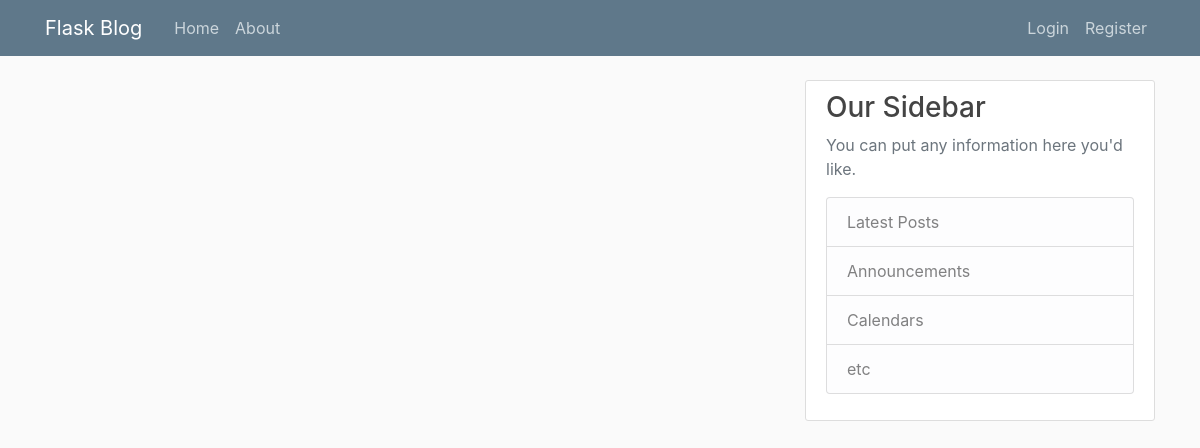
Page /home on the earlier database version.
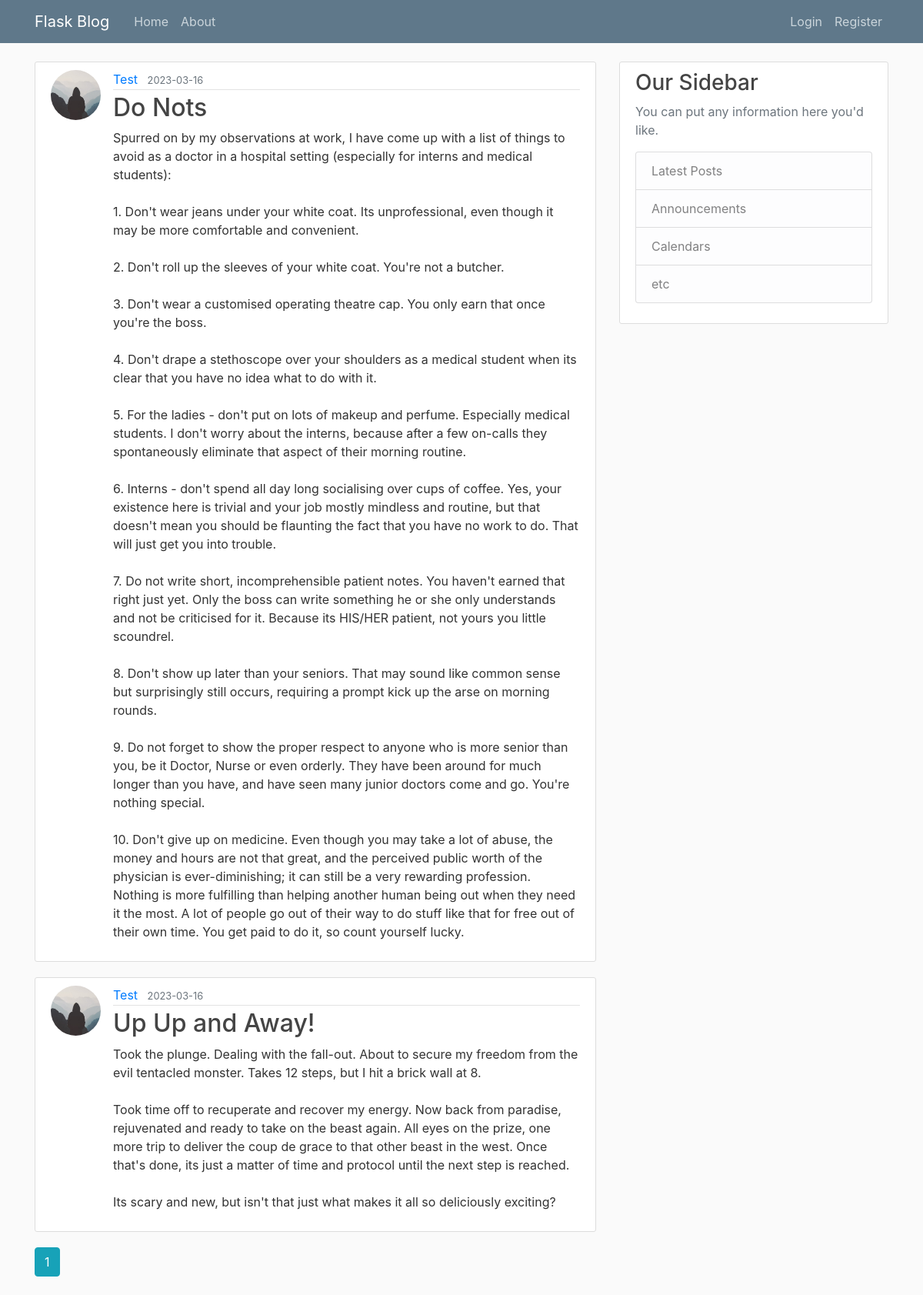
Same page on the later database version.
### flaskblog/models.py (models this page shows, shortened)
class Post(db.Model):
    id = db.Column(db.Integer, primary_key=True)
    title = db.Column(db.String(100), nullable=False)
    date_posted = db.Column(db.DateTime, nullable=False, default=datetime.utcnow)
    content = db.Column(db.Text, nullable=False)
    user_id = db.Column(db.Integer, db.ForeignKey('user.id'), nullable=False)

class User(db.Model, UserMixin):
    id = db.Column(db.Integer, primary_key=True)
    username = db.Column(db.String(20), unique=True, nullable=False)
    email = db.Column(db.String(120), unique=True, nullable=False)
    image_file = db.Column(db.String(20), nullable=False, default='default.jpg')
    password = db.Column(db.String(60), nullable=False)
    posts = db.relationship('Post', backref='author', lazy=True)

### flaskblog/main/routes.py (the view)
@main.route("/")
@main.route("/home")
def home():
    page = request.args.get('page', 1, type=int)
    posts = Post.query.order_by(Post.date_posted.desc()).paginate(page=page, per_page=5)
    return render_template('home.html', posts=posts)

### flaskblog/templates/home.html
{% extends "layout.html" %}
{% block content %}
    {% for post in posts.items %}
        <article class="media content-section">
          <img class="rounded-circle article-img" src="{{ url_for('static', filename='profile_pics/' + post.author.image_file) }}">
          <div class="media-body">
            <div class="article-metadata">
              <a class="mr-2" href="{{ url_for('users.user_posts', username=post.author.username) }}">{{ post.author.username }}</a>
              <small class="text-muted">{{ post.date_posted.strftime('%Y-%m-%d') }}</small>
            </div>
            <h2><a class="article-title" href="{{ url_for('posts.post', post_id=post.id) }}">{{ post.title }}</a></h2>
            <p class="article-content">{{ post.content }}</p>
          </div>
        </article>
    {% endfor %}
    {% for page_num in posts.iter_pages(left_edge=1, right_edge=1, left_current=1, right_current=2) %}
      {% if page_num %}
        {% if posts.page == page_num %}
          <a class="btn btn-info mb-4" href="{{ url_for('main.home', page=page_num) }}">{{ page_num }}</a>
        {% else %}
          <a class="btn btn-outline-info mb-4" href="{{ url_for('main.home', page=page_num) }}">{{ page_num }}</a>
        {% endif %}
      {% else %}
        ...
      {% endif %}
    {% endfor %}
{% endblock content %}

### flaskblog/templates/layout.html (shortened to what this page needs)
<!DOCTYPE html>
<html>
<head>
    <link rel="stylesheet" href="https://maxcdn.bootstrapcdn.com/bootstrap/4.0.0/css/bootstrap.min.css">
    <link rel="stylesheet" type="text/css" href="{{ url_for('static', filename='main.css') }}">
</head>
<body>
    <header class="site-header">
      <nav class="navbar navbar-expand-md navbar-dark bg-steel fixed-top">
        <div class="container">
          <a class="navbar-brand mr-4" href="/">Flask Blog</a>
          <div class="collapse navbar-collapse" id="navbarToggle">
            <div class="navbar-nav mr-auto">
              <a class="nav-item nav-link" href="{{ url_for('main.home') }}">Home</a>
              <a class="nav-item nav-link" href="{{ url_for('main.about') }}">About</a>
            </div>
            <div class="navbar-nav">
              {% if current_user.is_authenticated %}
                <a class="nav-item nav-link" href="{{ url_for('posts.new_post') }}">New Post</a>
                <a class="nav-item nav-link" href="{{ url_for('users.account') }}">Account</a>
                <a class="nav-item nav-link" href="{{ url_for('users.logout') }}">Logout</a>
              {% else %}
                <a class="nav-item nav-link" href="{{ url_for('users.login') }}">Login</a>
                <a class="nav-item nav-link" href="{{ url_for('users.register') }}">Register</a>
              {% endif %}
            </div>
          </div>
        </div>
      </nav>
    </header>
    <main role="main" class="container">
      <div class="row">
        <div class="col-md-8">
          {% block content %}{% endblock %}
        </div>
        <div class="col-md-4">
          <div class="content-section">
            <h3>Our Sidebar</h3>
            <p class='text-muted'>You can put any information here you'd like.
              <ul class="list-group">
                <li class="list-group-item list-group-item-light">Latest Posts</li>
                <li class="list-group-item list-group-item-light">Announcements</li>
                <li class="list-group-item list-group-item-light">Calendars</li>
                <li class="list-group-item list-group-item-light">etc</li>
              </ul>
            </p>
          </div>
        </div>
      </div>
    </main>
</body>
</html>

### flaskblog/static/main.css (style rules this page uses)
body { background: #fafafa; color: #333333; margin-top: 5rem; }
h1, h2, h3, h4, h5, h6 { color: #444444; }
.bg-steel { background-color: #5f788a; }
.site-header .navbar-nav .nav-link { color: #cbd5db; }
.content-section { background: #ffffff; padding: 10px 20px; border: 1px solid #dddddd; border-radius: 3px; margin-bottom: 20px; }
.article-title { color: #444444; }
.article-content { white-space: pre-line; }
.article-img { height: 65px; width: 65px; margin-right: 16px; }
.article-metadata { padding-bottom: 1px; margin-bottom: 4px; border-bottom: 1px solid #e3e3e3 }

Differences in the rows shown:
added Post: image_file (placeholder picture), author.username "Test", date_posted "2023-03-16", title "Do Nots", content "Spurred on by my observations at work, I have come up with a list of things to avoid as a doctor in a hospital setting (especially for interns and medical students): 1. Don't wear jeans under your white coat. Its unprofessional, even though it may be more comfortable and convenient. 2. Don't roll up the sleeves of your white coat. You're not a butcher. 3. Don't wear a customised operating theatre cap. You only earn that once you're the boss. 4. Don't drape a stethoscope over your shoulders as a medical student when its clear that you have no idea what to do with it. 5. For the ladies - don't put on lots of makeup and perfume. Especially medical students. I don't worry about the interns,…"
added Post: image_file (placeholder picture), author.username "Test", date_posted "2023-03-16", title "Up Up and Away!", content "Took the plunge. Dealing with the fall-out. About to secure my freedom from the evil tentacled monster. Takes 12 steps, but I hit a brick wall at 8. Took time off to recuperate and recover my energy. Now back from paradise, rejuvenated and ready to take on the beast again. All eyes on the prize, one more trip to deliver the coup de grace to that other beast in the west. Once that's done, its just a matter of time and protocol until the next step is reached. Its scary and new, but isn't that just what makes it all so deliciously exciting?"
Other differences:
new list line: "1"
